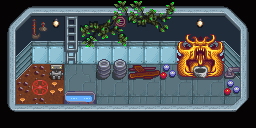

Below is a game level as drawn by its tile map, then a one-line description and the .tmx file that defines it, in full:
An orthogonal 16x8 tile map with 16x16 px tiles, 3 tile layers (Back, Buildings, Front), 1 hidden layer not drawn, 3 tilesets and 6 objects (6x TileData).

<map version="1.10" tiledversion="1.10.2" orientation="orthogonal" renderorder="right-down" compressionlevel="0" width="16" height="8" tilewidth="16" tileheight="16" infinite="0" nextlayerid="9" nextobjectid="12">
 <properties>
  <property name="AmbientLight" value="170 190 90" />
  <property name="Light_Asdf" value="4 4 4 7 1 4 13 1 4" />
  <property name="Music" value="Upper_Ambient" />
 </properties>
 <tileset firstgid="1" name="paths" tilewidth="16" tileheight="16" tilecount="36" columns="4">
  <image source=".paths.png" width="64" height="144" />
 </tileset>
 <tileset firstgid="37" name="wizardhouse" tilewidth="16" tileheight="16" tilecount="2176" columns="32">
  <image source=".townInterior.png" width="512" height="1088" />
  <tile id="2046">
   <animation>
    <frame tileid="2046" duration="500" />
    <frame tileid="2009" duration="500" />
    <frame tileid="2046" duration="1000" />
    <frame tileid="2009" duration="1000" />
   </animation>
  </tile>
  <tile id="2047">
   <animation>
    <frame tileid="1977" duration="500" />
    <frame tileid="2047" duration="500" />
    <frame tileid="2047" duration="1000" />
    <frame tileid="1977" duration="1000" />
   </animation>
  </tile>
 </tileset>
 <tileset firstgid="2213" name="z_wizardinterior" tilewidth="16" tileheight="16" tilecount="306" columns="18">
  <image source="wizardinterior.png" width="288" height="280" />
 </tileset>
 <layer id="1" name="Back" width="16" height="8">
  <data encoding="csv">
0,0,0,0,0,0,0,0,0,0,0,0,0,0,0,0,
0,2279,2279,2279,2279,2279,2279,2279,2279,2279,2279,2279,2279,2279,2279,0,
0,2244,2244,2244,2244,2244,2244,2244,2244,2244,2244,2244,2244,2244,2244,0,
0,2244,2269,2269,2269,2269,2269,2269,2269,2269,2269,2269,2269,2269,2244,0,
0,1662,1662,1727,2236,2237,2236,2237,2236,2237,2236,2237,2236,2237,2236,0,
0,1662,967,1891,2254,2255,2254,2255,2254,2255,2254,2255,2254,2255,2254,0,
0,1891,1662,1727,2236,2237,2236,2237,2236,2237,2236,2237,2236,2237,2236,0,
0,0,0,0,0,0,0,0,0,0,0,0,0,0,0,0
</data>
 </layer>
 <objectgroup id="5" name="Back">
  <object id="1" name="TileData" x="32" y="80" width="16" height="16">
   <properties>
    <property name="TouchAction" value="MagicWarp WitchHut 11 11 henchmanGone" />
   </properties>
  </object>
 </objectgroup>
 <layer id="2" name="Buildings" width="16" height="8">
  <data encoding="csv">
2213,2214,2215,2215,2215,2215,2215,2215,2215,2215,2215,2215,2215,2215,2216,2213,
2231,2232,0,1427,2275,0,0,1661,0,0,0,0,1427,0,2234,2235,
2249,2250,2251,2251,2251,2251,2251,2251,2251,2251,2251,2251,2251,2251,2252,2253,
2249,2268,2269,2269,2311,2269,0,0,2269,2269,2269,2269,2269,2269,2270,2253,
2249,2286,0,1217,0,0,1391,1391,1833,1834,1215,1302,1303,1304,2288,2253,
2249,0,0,0,0,0,0,0,0,0,0,0,0,0,1215,2253,
2267,0,0,0,2083,2084,0,0,0,0,0,0,0,0,0,2310,
37,37,37,37,37,37,37,37,37,37,37,37,37,37,37,37
</data>
 </layer>
 <objectgroup id="6" name="Buildings">
  <object id="2" name="TileData" x="64" y="48" width="16" height="16">
   <properties>
    <property name="Action" value="Warp 4 6 WizardHouse " />
   </properties>
  </object>
  <object id="3" name="TileData" x="192" y="64" width="16" height="16">
   <properties>
    <property name="Action" value="WizardShrine" />
   </properties>
  </object>
  <object id="9" name="TileData" x="64" y="96" width="16" height="16">
   <properties>
    <property name="Action" value="Message &quot;spaceship.1&quot;" />
   </properties>
  </object>
  <object id="10" name="TileData" x="80" y="96" width="16" height="16">
   <properties>
    <property name="Action" value="Message &quot;spaceship.1&quot;" />
   </properties>
  </object>
  <object id="11" name="TileData" x="48" y="64" width="16" height="16">
   <properties>
    <property name="Action" value="Message &quot;spaceship.2&quot;" />
   </properties>
  </object>
 </objectgroup>
 <layer id="3" name="Paths" width="16" height="8" visible="0">
  <data encoding="csv">
0,0,0,0,0,0,0,0,0,0,0,0,0,0,0,0,
0,0,0,9,0,0,0,0,0,0,0,0,0,0,0,0,
0,0,0,0,0,0,0,0,0,0,0,0,0,0,0,0,
0,0,0,0,9,0,0,0,0,0,0,0,9,0,0,0,
0,0,0,0,0,0,0,0,0,0,9,0,9,0,0,0,
0,0,0,0,0,0,0,0,0,0,0,0,0,0,9,0,
0,0,0,0,0,0,0,0,0,0,0,0,0,0,0,0,
0,0,0,0,0,0,0,0,0,0,0,0,0,0,0,0
</data>
 </layer>
 <objectgroup id="7" name="Paths" visible="0" />
 <layer id="4" name="Front" width="16" height="8">
  <data encoding="csv">
0,0,0,0,0,0,0,1822,1822,1823,1824,0,0,0,0,0,
0,0,1001,0,0,1073743678,1073743679,1073743680,1854,1855,1856,0,0,0,0,0,
0,0,1033,0,2293,1073743646,1073743647,1073743648,0,0,0,1238,1239,1240,0,0,
0,0,0,0,0,0,1359,1359,0,0,0,1270,1271,1272,0,0,
0,0,0,0,0,0,0,0,0,0,0,0,0,0,2148,0,
0,0,0,0,2051,2052,0,0,0,0,0,0,0,0,0,0,
2267,2308,2308,2308,2308,2308,2308,2308,2308,2308,2308,2308,2308,2308,2309,2310,
37,37,37,37,37,37,37,37,37,37,37,37,37,37,37,37
</data>
 </layer>
 <objectgroup id="8" name="Front" />
</map>